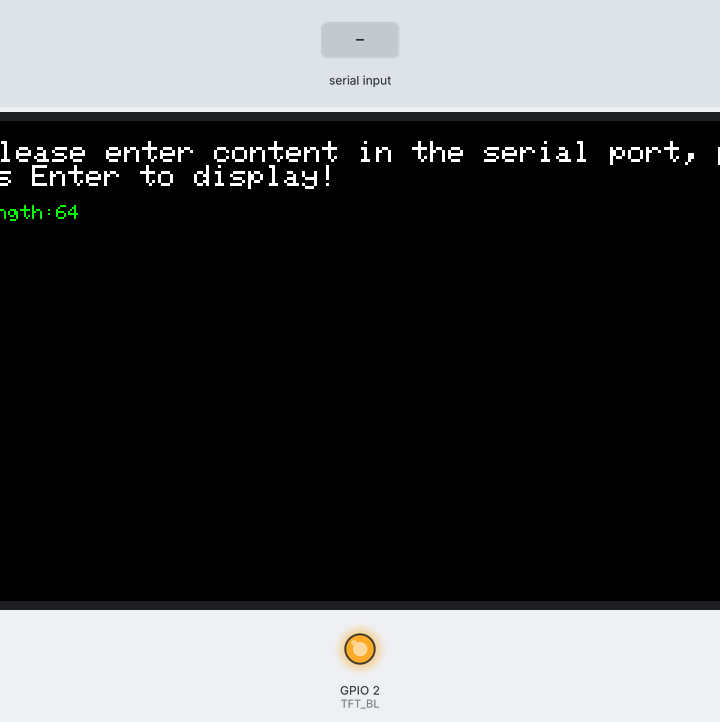
This sketch was run on a simulated ESP32-S3. On the bench: 800×480 colour display, output pins drawn as LEDs (lit = HIGH). The inputs (shaded band) are chosen by the test bench. What the sketch prints to the serial monitor is not drawn.

Above: at 2.0 s.
2.1 s: "1\n" received over Serial
3.9 s: "0\n" received over Serial
5.7 s: "2\n" received over Serial
Timing chart, 0 to 8.7 s (numbered marks = the images above; inputs shaded):
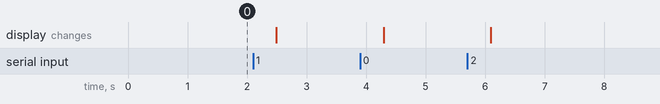

The sketch:

UART.ino
```cpp
/*******************************************************************************
 * UART Serial to RGB LCD Display
 * 功能：串口输入内容，显示屏显示；新输入则清屏显示新内容
 * 硬件：ESP32-S3 + 800x480 RGB LCD
 ******************************************************************************/
#include <Arduino_GFX_Library.h>

// ====================== 硬件配置 ======================
#define TFT_BL 2
// RGB LCD分辨率
#define LCD_WIDTH  800
#define LCD_HEIGHT 480

// 时序参数
#define HSYNC_POLARITY 0
#define HSYNC_FRONT_PORCH 12
#define HSYNC_PULSE_WIDTH 4
#define HSYNC_BACK_PORCH 16
#define VSYNC_POLARITY 0
#define VSYNC_FRONT_PORCH 10
#define VSYNC_PULSE_WIDTH 4
#define VSYNC_BACK_PORCH 10
#define PCLK_FREQ 13300000
#define PCLK_ACTIVE_NEG 1

// ESP32-S3 RGB LCD引脚定义
#define PIN_DE    40  // DE
#define PIN_VSYNC 41  // VSYNC
#define PIN_HSYNC 39  // HSYNC
#define PIN_PCLK  42  // PCLK
// R通道
#define PIN_R0 45
#define PIN_R1 48
#define PIN_R2 47
#define PIN_R3 21
#define PIN_R4 14
// G通道
#define PIN_G0 5
#define PIN_G1 6
#define PIN_G2 7
#define PIN_G3 15
#define PIN_G4 16
#define PIN_G5 4
// B通道
#define PIN_B0 8
#define PIN_B1 3
#define PIN_B2 46
#define PIN_B3 9
#define PIN_B4 1

// ====================== GFX初始化 ======================
Arduino_ESP32RGBPanel *rgb_panel = new Arduino_ESP32RGBPanel(
    PIN_DE, PIN_VSYNC, PIN_HSYNC, PIN_PCLK,
    PIN_R0, PIN_R1, PIN_R2, PIN_R3, PIN_R4,
    PIN_G0, PIN_G1, PIN_G2, PIN_G3, PIN_G4, PIN_G5,
    PIN_B0, PIN_B1, PIN_B2, PIN_B3, PIN_B4,
    HSYNC_POLARITY, HSYNC_FRONT_PORCH, HSYNC_PULSE_WIDTH, HSYNC_BACK_PORCH,
    VSYNC_POLARITY, VSYNC_FRONT_PORCH, VSYNC_PULSE_WIDTH, VSYNC_BACK_PORCH,
    PCLK_ACTIVE_NEG, PCLK_FREQ
);

Arduino_RGB_Display *gfx = new Arduino_RGB_Display(
    LCD_WIDTH,        // 宽度
    LCD_HEIGHT,       // 高度
    rgb_panel,        // RGB面板对象
    0,                // 旋转角度（0/90/180/270）
    true              // 自动刷新
);

// ====================== 全局变量 ======================
String inputString = "";  // 存储串口输入的字符串
bool newDataReceived = false; // 标记是否有新的串口数据

// ====================== 函数声明 ======================
void displaySerialContent(const String &content);

// ====================== 初始化函数 ======================
void setup()
{
    // 初始化串口
    Serial.begin(115200);
    Serial.println("UART to LCD Display Example");
    Serial.println("请输入内容，按回车确认显示！");

    // 1. 初始化显示屏
    if (!gfx->begin())
    {
        Serial.println("gfx->begin() failed!");
        while (1) delay(1000); // 初始化失败则死循环
    }
    gfx->fillScreen(RGB565_BLACK); // 初始清屏为黑色

    // 2. 开启显示屏背光
    pinMode(TFT_BL, OUTPUT);
    digitalWrite(TFT_BL, HIGH);

    // 初始显示提示文字
    displaySerialContent("Please enter content in the serial port, press Enter to display!");
}

// ====================== 循环函数 ======================
void loop()
{
    // 读取串口输入的字符
    while (Serial.available() > 0)
    {
        char receivedChar = Serial.read(); // 读取单个字符

        if (receivedChar == '\n' || receivedChar == '\r')
        {
            // 检测到换行/回车，标记有新数据
            newDataReceived = true;
            Serial.printf("收到输入：%s\n", inputString.c_str());
        }
        else
        {
            // 拼接字符到字符串
            inputString += receivedChar;
        }
    }

    // 有新数据时，显示内容并重置
    if (newDataReceived)
    {
        displaySerialContent(inputString); // 显示新内容
        inputString = ""; // 清空缓存
        newDataReceived = false; // 重置标记
    }

    delay(10); // 轻微延时，降低CPU占用
}

// ====================== 显示串口内容到屏幕 ======================
void displaySerialContent(const String &content)
{
    // 1. 清屏（黑色背景）
    gfx->fillScreen(RGB565_BLACK);

    // 2. 设置文本样式
    gfx->setTextSize(3); // 字体大小（可根据需求调整，1=最小，5=最大）
    gfx->setTextColor(RGB565_WHITE); // 文字颜色（白色）
    gfx->setTextWrap(true); // 自动换行
    gfx->setCursor(20, 20); // 文字起始位置（x=20, y=20）

    // 3. 显示内容
    gfx->println(content);
    gfx->setTextSize(2);
    gfx->setTextColor(RGB565_GREEN);
    gfx->printf("\n length:%d", content.length());
}
```
